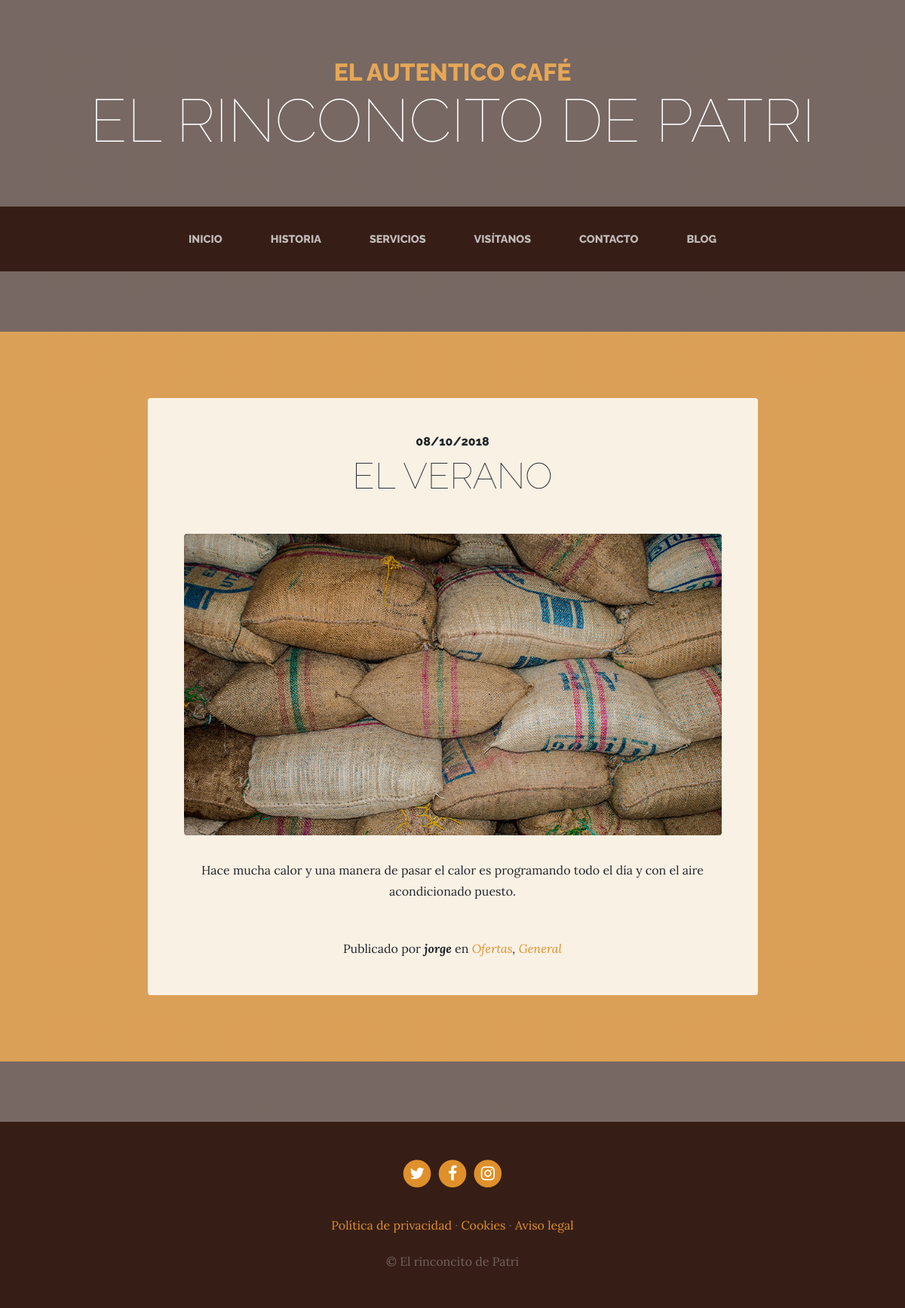
The app's page /blog/category/2/ with its own data.
### blog/models.py (models this page shows, shortened)
class Post(models.Model):
    title = models.CharField(max_length=200, verbose_name="Título")
    content = models.TextField(verbose_name="Contenido")
    published = models.DateTimeField(verbose_name="Fecha de publicación", default=now)
    image = models.ImageField(verbose_name="Imagen", upload_to="blog", null=True, blank=True)
    author = models.ForeignKey(User, verbose_name="Autor", on_delete=models.CASCADE)
    categories = models.ManyToManyField(Category, verbose_name="Categorías", related_name="get_posts")
    created = models.DateTimeField(auto_now_add=True, verbose_name="Fecha de creación")
    updated = models.DateTimeField(auto_now=True, verbose_name="Fecha de edición")
    class Meta:
        verbose_name = "entrada"
        verbose_name_plural = "entradas"
        ordering = ['-created']

class Category(models.Model):
    name = models.CharField(max_length=100, verbose_name="Nombre")
    created = models.DateTimeField(auto_now_add=True, verbose_name="Fecha de creación")
    updated = models.DateTimeField(auto_now=True, verbose_name="Fecha de edición")
    class Meta:
        verbose_name = "categoría"
        verbose_name_plural = "categorías"
        ordering = ['-created']

### pages/models.py (models this page shows, shortened)
class Page(models.Model):
    title = models.CharField(verbose_name="Título", max_length=200)
    content = RichTextField(verbose_name="Contenido")
    order = models.SmallIntegerField(verbose_name="Orden", default=0)
    created = models.DateTimeField(auto_now_add=True, verbose_name="Fecha de creación")
    updated = models.DateTimeField(auto_now=True, verbose_name="Fecha de edición")
    class Meta:
        verbose_name = "página"
        verbose_name_plural = "páginas"
        ordering = ['order', 'title']

### blog/views.py (the view)
# urls.py: path('category/<int:category_id>/', views.category, name="category"),
def category(request, category_id):
    category = get_object_or_404(Category, id=category_id)
    return render(request, "blog/category.html", {'category':category})

### pages/templatetags/pages_extras.py (called while the page is built)
@register.simple_tag
def get_page_list():
    pages = Page.objects.all()
    return pages

### social/processors.py (called while the page is built)
def ctx_dict(request):
    ctx = {}
    links = Link.objects.all()
    for link in links :
        ctx[link.key] = link.url
    return ctx

### blog/templates/blog/category.html (shortened to what this page needs)
{% extends 'core/base.html' %}
{% load static %}
{% block content %}
  {% for post in category.get_posts.all %}
    <section class="page-section cta">
      <div class="container">
        <div class="row">
          <div class="col-xl-9 mx-auto">
            <div class="cta-innerv text-center rounded">
              <h2 class="section-heading mb-5">
                <span class="section-heading-upper">{{post.published|date:"SHORT_DATE_FORMAT"}}</span>
                <span class="section-heading-lower">{{post.title}}</span>
              </h2>
              <p class="mb-0">
                <img class="mx-auto d-flex rounded img-fluid mb-3 mb-lg-0" src="{{post.image.url}}" alt="">
              </p>
              <p class="mb-0 mbt">{{post.content|linebreaks}}</p>
              <p class="mb-0 mbt">
                <span class="section-heading-under">Publicado por <em><b>{{post.author}}</b></em> en
                  <em>
                   {% for category in post.categories.all %}
                    <a href="{% url 'category' category.id %}" class="link">{{category.name}}</a>{% if not forloop.last %},{% endif %}
                   {% endfor %}
                  </em>
                </span>
              </p>
            </div>
          </div>
        </div>
      </div>
    </section>
  {% endfor %}
{% endblock %}

### core/templates/core/base.html (shortened to what this page needs)
<!DOCTYPE html>
<html lang="es">
  <head>
    {% load static %}
    <link href="{% static 'core/vendor/bootstrap/css/bootstrap.min.css' %}" rel="stylesheet">
    <link href="{% static 'core/vendor/font-awesome/css/font-awesome.min.css' %}" rel="stylesheet" type="text/css">
    <link href="{% static 'core/css/business-casual.css' %}" rel="stylesheet">
  </head>
  <body>
    <h1 class="site-heading text-center text-white d-none d-lg-block">
      <span class="site-heading-upper text-primary mb-3">El autentico café</span>
      <span class="site-heading-lower">El rinconcito de Patri</span>
    </h1>
    <nav class="navbar navbar-expand-lg navbar-dark py-lg-4" id="mainNav">
      <div class="container">
        <div class="collapse navbar-collapse" id="navbarResponsive">
          <ul class="navbar-nav mx-auto">
            <li class="nav-item {% if request.path == '/' %}active{% endif %} px-lg-4">
              <a class="nav-link text-uppercase text-expanded" href="{% url 'home' %}">Inicio</a>
            </li>
            <li class="nav-item px-lg-4 {% if request.path == '/about/' %}active{% endif %}">
              <a class="nav-link text-uppercase text-expanded" href="{% url 'about' %}">Historia</a>
            </li>
            <li class="nav-item px-lg-4 {% if request.path == '/services/' %}active{% endif %}">
              <a class="nav-link text-uppercase text-expanded" href="{% url 'services' %}">Servicios</a>
            </li>
            <li class="nav-item px-lg-4 {% if request.path == '/store/' %}active{% endif %}">
              <a class="nav-link text-uppercase text-expanded" href="{% url 'store' %}">Visítanos</a>
            </li>
            <li class="nav-item px-lg-4 {% if request.path == '/contact/' %}active{% endif %}">
              <a class="nav-link text-uppercase text-expanded" href="{% url 'contact' %}">Contacto</a>
            </li>
            <li class="nav-item px-lg-4 {% if request.path == '/blog/' %}active{% endif %}">
              <a class="nav-link text-uppercase text-expanded" href="{% url 'blog' %}">Blog</a>
            </li>
          </ul>
        </div>
      </div>
    </nav>
    {% block content %} {% endblock %}
    <footer class="footer text-faded text-center py-5">
      <div class="container">
        <p class="m-0">
          {% if LINK_TWITTER %}
	        <a href="{{LINK_TWITTER}}" class="link">
	          <span class="fa-stack fa-lg">
	            <i class="fa fa-circle fa-stack-2x"></i>
	            <i class="fa fa-twitter fa-stack-1x fa-inverse"></i>
	          </span>
          </a>
          {% endif %}
          {% if LINK_FACEBOOK %}
	        <a href="{{LINK_FACEBOOK}}" class="link">
	          <span class="fa-stack fa-lg">
	            <i class="fa fa-circle fa-stack-2x"></i>
	            <i class="fa fa-facebook fa-stack-1x fa-inverse"></i>
	          </span>
          </a>
          {% endif %}
          {% if LINK_INSTAGRAM %}
	        <a href="{{LINK_INSTAGRAM}}" class="link">
	          <span class="fa-stack fa-lg">
	            <i class="fa fa-circle fa-stack-2x"></i>
	            <i class="fa fa-instagram fa-stack-1x fa-inverse"></i>
	          </span>
          </a>
          {% endif %}
	    </p>
        <p class="m-0 mbt">
          {% load pages_extras %}
          {% get_page_list as page_list %}
          {% for page in page_list %}
            <a href="{% url 'page' page.id page.title|slugify %}" class="link">{{page.title}}</a> {% if not forloop.last %}· {% endif %}
          {% endfor %}
		</p>
        <p class="m-0 mbt1">&copy; El rinconcito de Patri</p>
      </div>
	</footer>
  </body>
</html>

### core/static/core/css/business-casual.css (style rules this page uses)
body { font-family: 'Lora'; background: linear-gradient(rgba(47, 23, 15, 0.65), rgba(47, 23, 15, 0.65)), url("../img/bg.jpg"); background-attachment: fixed; background-position: center; background-size: cover; }
h1, h2, h3, h4, h5, h6 { font-family: 'Raleway'; }
p { line-height: 1.75; }
.text-faded { color: rgba(255, 255, 255, 0.3); }
.site-heading { margin-top: 5rem; margin-bottom: 5rem; text-transform: uppercase; line-height: 1; font-family: 'Raleway'; }
.site-heading .site-heading-upper { display: block; font-size: 2rem; font-weight: 800; }
.site-heading .site-heading-lower { font-size: 5rem; font-weight: 100; line-height: 4rem; }
.page-section { margin-top: 5rem; margin-bottom: 5rem; }
.section-heading { text-transform: uppercase; }
.section-heading .section-heading-upper { display: block; font-size: 1rem; font-weight: 800; padding-bottom:.5rem; }
.section-heading .section-heading-lower { display: block; font-size: 3rem; font-weight: 100; }
#mainNav { background-color: rgba(47, 23, 15, 0.9); font-family: 'Raleway'; }
#mainNav .navbar-nav .nav-item .nav-link { color: rgba(255, 255, 255, 0.7); font-weight: 800; }
@media (min-width: 992px) { #mainNav .navbar-nav .nav-item .nav-link { font-size: 0.9rem; } }
.cta { padding-top: 5rem; padding-bottom: 5rem; background-color: rgba(230, 167, 86, 0.9); }
.cta .cta-innerv { position: relative; padding: 3rem; margin: 0.5rem; background-color: rgba(255, 255, 255, 0.85); }
.footer { background-color: rgba(47, 23, 15, 0.9); }
.text-primary { color: #e6a756 !important; }
.mbt { padding-top: 2rem; }
.mbt1 { padding-top: 1.25rem; }
a.link { color: #df902a; }

### records on screen
Post: published "08/10/2018", title "EL VERANO", image (picture), content "Hace mucha calor y una manera de pasar el calor es programando todo el día y con el aire acondicionado puesto.", author "jorge"
Category: name "Ofertas"
Category: name "General"
Page: title "Política de privacidad"
Page: title "Cookies"
Page: title "Aviso legal"
